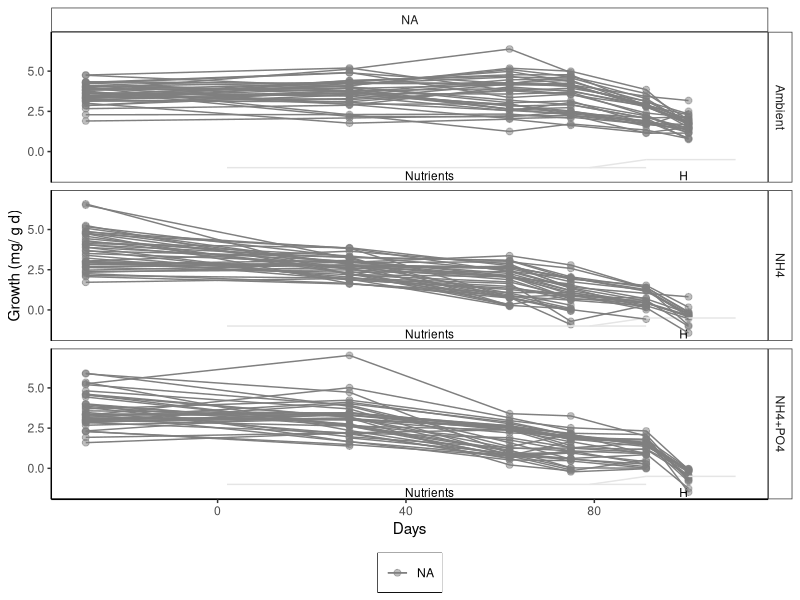
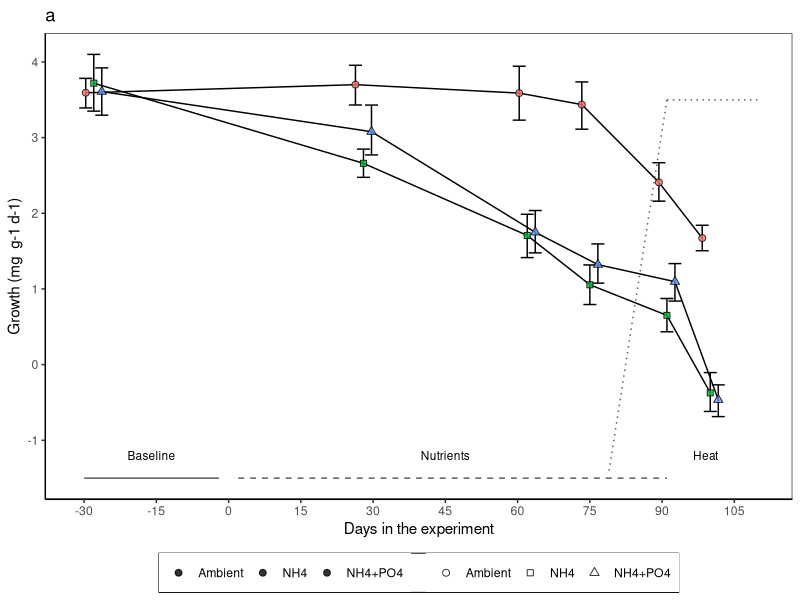
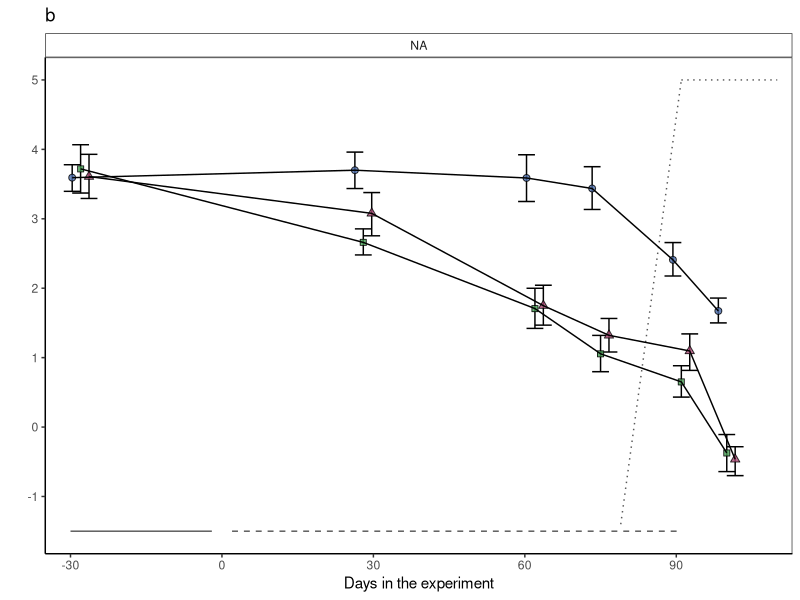
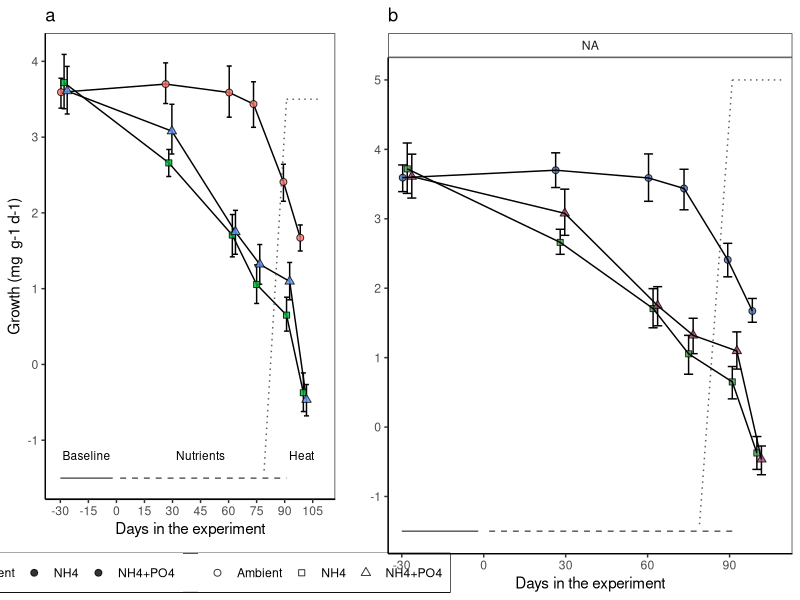

These figures' R source, in order: (Note: this script raises an error after producing the figures.)
## ---- chunk 1
knitr::opts_chunk$set(echo = TRUE, warning=FALSE, message=FALSE)
## ---- chunk 2

# Load all libraries and sources required to run the script
    library(tidyverse)
    library(ggthemes)
    library(lmerTest)
    library(emmeans)
    library(multcomp)
    library(gridExtra)
    library(nlme)
    library(lattice)
    library(rms)

# Default ggplot settings

 ggthe_bw<-theme_bw() + theme(panel.grid.major = element_blank(), 
                    panel.grid.minor = element_blank(),
                    #panel.background = element_blank(), 
                    axis.line = element_line(colour = "black"),
                    plot.background=element_blank(),
                    legend.title = element_blank(), 
                    legend.box.background = element_rect(),
                    panel.background =element_rect(fill = NA, color = "white"),
                    legend.position="bottom",
                    strip.background =element_rect(fill=NA))
## ---- chunk 3
# Import data: 

  ## Growth long
    BW.Tall<-read.csv("Growth_corrected.csv", header = TRUE)
    
  ## Genotype information
    MOTE<-read.csv("Genotype_Info.csv", header = TRUE)
    BW.Tall<-merge(BW.Tall, MOTE, by="Gen", all.x=TRUE)
    
  ## Data type  
    BW.Tall$Initial.Date<-as.Date(BW.Tall$Initial.Date, "%m/%d/%y")
    BW.Tall$Final.Date<-as.Date(BW.Tall$Final.Date, "%m/%d/%y")
    BW.Tall$Days<-(as.numeric(as.Date(BW.Tall$Final.Date))-17485)
    BW.Tall$DayF<-(as.factor(BW.Tall$Days))
    BW.Tall$DayF<-factor(BW.Tall$DayF, levels = c("-28", "28", "62", "75", "91", "100"))
   
    ## corSymm requires consecutive integers 
    BW.Tall$TimePoint[BW.Tall$DayF=="-28"]<-"1"
    #BW.Tall$TimePoint[BW.Tall$DayF=="-7"]<-"4"
    BW.Tall$TimePoint[BW.Tall$DayF=="28"]<-"2"
    BW.Tall$TimePoint[BW.Tall$DayF=="62"]<-"3"
    BW.Tall$TimePoint[BW.Tall$DayF=="75"]<-"4"
    BW.Tall$TimePoint[BW.Tall$DayF=="91"]<-"5"
    BW.Tall$TimePoint[BW.Tall$DayF=="100"]<-"6"
    BW.Tall$TimePoint[BW.Tall$DayF=="113"]<-"7"
    BW.Tall$TimePoint<-as.numeric(BW.Tall$TimePoint)

    BW.Tall$Treatment <- as.character(BW.Tall$Treatment)
    BW.Tall$Treatment[BW.Tall$Treatment == "Control"] <- "Ambient"
    BW.Tall$Treatment[BW.Tall$Treatment == "N"] <- "NH4"
    BW.Tall$Treatment[BW.Tall$Treatment == "NP"] <- "NH4+PO4"
    BW.Tall$Treatment <- as.factor(BW.Tall$Treatment)
    
    BW.Tall$Nutrients <- "Nutrients"
    BW.Tall$Nutrients[BW.Tall$Treatment == "Ambient"] <- "Ambient"
    BW.Tall$Nutrients<-as.factor(BW.Tall$Nutrients)
    
    BW.Tall$Nutrients2 <- BW.Tall$Nutrients
    BW.Tall$Nutrients2[BW.Tall$DayF == "-28"] <- "Ambient"
    BW.Tall$Nutrients2<-as.factor(BW.Tall$Nutrients2)
    
    BW.Tall$Fra <- as.factor(BW.Tall$Fra)
    
    #BW.Tall$Colony <- as.factor(BW.Tall$Gen)
    BW.Tall$MoteGen<-factor(BW.Tall$MoteGen, 
                                   levels=c("G_48", "G_62","G_31", "G_08","G_07", "G_50"))
    BW.Tall$SampleID <- paste("Ac", BW.Tall$Fra, BW.Tall$TimePoint, sep = "_")
  
  # Remove unused columns    
    BW.Tall$Gen<-NULL
    BW.Tall$Time <-NULL
    BW.Tall$Period<-NULL
    BW.Tall$Original.Collection.Date <-NULL
    BW.Tall$Collection.Habitat <-NULL
    BW.Tall$Lat <-NULL
    BW.Tall$Lon <-NULL
    BW.Tall$WBS <-NULL
    
  # Remove recovery data points
    BW.Tall<-subset(BW.Tall, Initial.Date!="2017-10-18")
    BW.Tall<-subset(BW.Tall, Initial.Date!="2018-02-23") # After heat stress
  
## ---- chunk 4
BW_ColonyT<- ggplot(BW.Tall, aes (Days, dAW.gd, colour=MoteGen, group=(Fra))) +   
  stat_summary(fun.data = "mean_cl_boot",geom = "errorbar", width = 0.8)+
  stat_summary(fun.y=mean, geom="point", size =2, alpha=0.5) +
   ylab("Growth (mg/ g d)") +
  
     annotate("segment", x = 2, xend = 91, y = -1, yend = -1,
                   colour = "gray90", linetype=1)+
     annotate("segment", x = 79, xend = 91, y = -1, yend = -0.5,
                   colour = "gray90", linetype=1)+
     annotate("segment", x = 91, xend = 110, y = -0.5, yend = -0.5,
                   colour = "gray90", linetype=1)+
     annotate("text", x = 45, y = -1.5, label = "Nutrients", size=3)+
     annotate("text", x = 99, y = -1.5, label = "H", size=3)+
  stat_summary(fun.y=mean, geom="line") + ggthe_bw + facet_grid (~Treatment)  
BW_ColonyT+ facet_grid(Treatment~MoteGen)
## ---- chunk 5
N.fragments<-BW.Tall %>% 
     group_by(MoteGen) %>% dplyr::count(DayF)
N.fragments

## ---- chunk 6

Fill.colour<-scale_colour_manual(values = c ("#4A6CAA", "#469B53", "#AA4A74"))

# Treatment effect over time

    BW_Treat<- ggplot(BW.Tall, aes (Days, dAW.gd, fill=Treatment, shape=factor(Treatment))) + 
      scale_shape_manual(values=c(21, 22, 24), labels=c("Ambient", "NH4", "NH4+PO4"))+
      ggthe_bw + Fill.colour + ggtitle("a")+
  
      stat_summary(fun.data = "mean_cl_boot", geom = "errorbar",
                   position=position_dodge(width=5))+
      stat_summary(fun.y=mean, geom="line", 
                   position=position_dodge(width=5), linetype=1) +
      stat_summary(fun.y=mean, geom="point", size =2,  alpha=0.8,
                   position=position_dodge(width=5))  + 
  
      scale_x_continuous(name="Days in the experiment", 
                         breaks = seq(-30, 115, by=15)) +
      scale_y_continuous(name="Growth (mg  g-1 d-1)", 
                         breaks = seq(-1, 4, by=1)) +
  
      annotate("segment", x = -30, xend = -2, y = -1.5, yend = -1.5,
                colour = "gray35")+
      annotate("text", x = -16, y = -1.2, label = "Baseline", size=3)+
    
      annotate("segment", x = 2, xend = 91, y = -1.5, yend = -1.5,
                colour = "gray35", linetype="dashed")+
      annotate("text", x = 45, y = -1.2, label = "Nutrients", size=3)+
    
      annotate("segment", x = 79, xend = 91, y = -1.4, yend = 3.5,
                colour = "gray35", linetype="dotted")+
    
      annotate("segment", x = 91, xend = 110, y = 3.5, yend = 3.5,
                colour = "gray35", linetype="dotted")+
      annotate("text", x = 99, y = -1.2, label = "Heat", size=3)
  BW_Treat
  
# ggsave(file="Outputs/Figure3_BW_corrected.svg", plot=BW_Treat, dpi = 300, units="in", width=3.0, height=3.5)
## ---- chunk 7

# Linear model 
  Model_treatment<-lmer(dAW.gd~Treatment * DayF + (1|Genotype) + (1|Fra) + (1|Replicate),
                        data = BW.Tall)
  anova(Model_treatment)
  ranova(Model_treatment)
  #summary(Model_treatment)

# Pairwise comparisons
  # Day specific comparisons
  BW.emmc<-emmeans(Model_treatment, ~Treatment|DayF)
  BW_groups<-cld(BW.emmc)
  BW_groups
  
  # Across days (temperature) comparisons
  BW.emmc<-emmeans(Model_treatment, ~Treatment*DayF)
  BW_groups<-cld(BW.emmc)
  BW_groups<-BW_groups[order(BW_groups$DayF,BW_groups$Treatment),]
  BW_groups
## ---- chunk 8
summary(BW.Tall)

# Sample means
BW.mean <- aggregate(dAW.gd~Treatment+Days, data=BW.Tall, mean, na.rm=TRUE)
          names(BW.mean)[3] <- "mean"
# sample SDs
BW.sd <- aggregate(dAW.gd~Treatment+Days, data=BW.Tall, sd, na.rm=TRUE)
          names(BW.sd)[3] <- "sd"
# Collect the summary statistics in a dataframe
BW.summaries <- merge(BW.mean, BW.sd)
print(BW.summaries, digits=3)
## ---- chunk 9

BW.Tall$TreatmentG<-BW.Tall$Treatment
BW.Tall$TreatmentG[BW.Tall$DayF==-28] <-"Ambient"

Colour.colour<-scale_colour_manual(values = c ("#4A6CAA", "#469B53", "#AA4A74"))
Fill.colour<-scale_fill_manual(values = c ("#4A6CAA", "#469B53", "#AA4A74"))

BW_Col <- ggplot(BW.Tall, aes(Days, dAW.gd, fill=Treatment,
                              shape=factor(Treatment))) +
  
     annotate("segment", x = -30, xend = -2, y = -1.5, yend = -1.5,
                colour = "gray35")+
      # annotate("text", x = -16, y = -1.2, label = "BL", size=3)+
    
      annotate("segment", x = 2, xend = 91, y = -1.5, yend = -1.5,
                colour = "gray35", linetype="dashed")+
      # annotate("text", x = 45, y = -1.2, label = "Nutrients", size=3)+
    
      annotate("segment", x = 79, xend = 91, y = -1.4, yend = 5,
                colour = "gray35", linetype="dotted")+
    
      annotate("segment", x = 91, xend = 110, y = 5, yend = 5,
                colour = "gray35",  linetype="dotted")+
      # annotate("text", x = 99, y = 3.5, label = "H", size=4)+
  
           stat_summary(fun.data = "mean_cl_boot",geom = "errorbar", 
                        position=position_dodge(width=5), width = 10)+
           stat_summary(fun.y=mean, geom="point", size =2,
                        position=position_dodge(width=5), alpha=0.8) +
           stat_summary(fun.y=mean, geom="line", 
                        position=position_dodge(width=5), linetype=1) + 
    scale_shape_manual(values=c(21, 22, 24),
                     labels=c("Ambient", "NH4", "NH4+PO4"))+
    ggthe_bw + Colour.colour + Fill.colour + ggtitle("b") +
    scale_x_continuous(name="Days in the experiment",
                           limits = c(-35,113),
                           breaks = seq(-30, 113, 30),  
                           expand = c(0, 0))+
    scale_y_continuous(name=" ", 
                      breaks = seq(-1, 5, by=1)) +
   #geom_hline(yintercept = 0, linetype=3)+
  
    theme(legend.position="none",
          legend.title = element_blank(), 
          strip.background =element_rect(fill=NA)) +

     facet_wrap(~MoteGen)
BW_Col

#ggsave(file="Outputs/S2a_Growth_genotype.svg", plot=BW_Col, width=6.0, height=3.5)

## ---- chunk 10
Figure.3<-grid.arrange(BW_Treat, BW_Col,
          ncol = 2,  widths = c(1.5,2))
#ggsave(file="Outputs/Figure3.svg", plot=Figure.3, width=6.5, height=4.5)
## ---- chunk 11
# sample means
BW.mean1 <- aggregate(dAW.gd~Treatment+Days+MoteGen, data=BW.Tall, mean, na.rm=TRUE)
          names(BW.mean1)[4] <- "mean"
      
# sample SDs
BW.sd1 <- aggregate(dAW.gd~Treatment+Days+MoteGen, data=BW.Tall, sd, na.rm=TRUE)
          names(BW.sd1)[4] <- "sd"
          
          
# Collect the summary statistics in a dataframe
    BW.summaries1<-merge(BW.mean1, BW.sd1)
    BW.summaries1<-BW.summaries1[order(BW.summaries1$MoteGen,BW.summaries1$Day),]
    BW.summaries1

## ---- chunk 12
  BW.Tall$Treatment2 <- "N and N+P"
  BW.Tall$Treatment2[BW.Tall$Treatment=="Ambient"] <- "Ambient"
  BW.Tall$Treatment2<-as.factor(BW.Tall$Treatment2)
  summary (BW.Tall$Treatment2)
## ---- chunk 13

BW_Col2 <- ggplot(BW.Tall, aes(Days, dAW.gd, colour=MoteGen)) + 
  ggthe_bw +
  stat_summary(fun.data = "mean_cl_boot",geom = "errorbar", width = 10,
                     position = position_dodge(2), alpha=0.8 )+
  stat_summary(fun.y=mean, geom="line", position = position_dodge(2),
               linetype=1, alpha=0.5) + 
  stat_summary(fun.y=mean, geom="point", size =2, shape=21,
                   position=position_dodge(width=2))  +
  theme(legend.position=c(0.2,0.3), 
        legend.title = element_blank(),
        strip.background = element_rect(fill="white"))+
  
  scale_x_continuous(name="Days in the experiment",
                           limits = c(-35,113),
                           breaks = seq(-30, 113, 15),  
                           expand = c(0, 0))+
  scale_y_continuous(name=("Growth (mg/ g d) "),
                           limits = c(-3,5),
                           breaks = seq(-2, 6, 1),  
                           expand = c(0, 0))+
  
  annotate("segment", x = -30, xend = -2, y = -2.5, yend = -2.5,
                colour = "gray35")+
  annotate("segment", x = 2, xend = 91, y = -2.5, yend = -2.5,
                colour = "gray35", linetype=2)+
  annotate("segment", x = 79, xend = 91, y = -2.5, yend = 4,
                colour = "gray35", linetype=3)+
  annotate("segment", x = 91, xend = 110, y = 4, yend = 4,
                colour = "gray35", linetype=3)+
  facet_grid(~Treatment2)
BW_Col2

#ggsave(file="Outputs/Growth_genotype.svg", plot=BW_Col2, dpi = 300, units="in", width=5.0, height=3.5)

## ---- chunk 14
Colour.colour<-scale_colour_manual(values = c ("#4A6CAA", "#b45274"))
Fill.colour<-scale_fill_manual(values = c ("#4A6CAA",  "#b45274"))

BW_Col <- ggplot(BW.Tall, aes(Days, dAW.gd, fill=Treatment2,
                              shape=factor(Treatment2))) +
  
     annotate("segment", x = -30, xend = -2, y = -1.5, yend = -1.5,
            colour = "gray90", linetype=1)+
     annotate("segment", x = 2, xend = 91, y = -1.5, yend = -1.5,
                colour = "gray35", linetype=2)+
     annotate("segment", x = 79, xend = 91, y = -1.4, yend = 4.5,
                colour = "gray35", linetype=3)+
     annotate("segment", x = 91, xend = 110, y = 4.5, yend = 4.5,
                colour = "gray35", linetype=3)+
     
           stat_summary(fun.data = "mean_cl_boot",geom = "errorbar", 
                        position=position_dodge(width=5), width = 10)+
           stat_summary(fun.y=mean, geom="point", size =2,
                        position=position_dodge(width=5), alpha=0.8) +
           stat_summary(fun.y=mean, geom="line", 
                        position=position_dodge(width=5), linetype=1) + 
    scale_shape_manual(values=c(21, 14),
                     labels=c("A", "N+P"))+
           ggthe_bw + Colour.colour + Fill.colour +
  
    scale_x_continuous(name="Days in the experiment",
                           limits = c(-35,113),
                           breaks = seq(0, 113, 30),  
                           expand = c(0, 0))+
    scale_y_continuous(name="Growth rate (mg g-1 d-1) ", 
                         breaks = seq(-1, 5, by=1)) +
    #geom_hline(yintercept = 0, linetype=3)+
  
    theme(text=element_text(size=14),
          legend.position="none",
          legend.title = element_blank(), 
          strip.background =element_rect(fill=NA)) +
     facet_wrap(~MoteGen)
BW_Col
## ---- chunk 15
# Linear model 
  Model_genotype<-lmer(dAW.gd~MoteGen * Treatment2 *DayF + 
                         (1|Fra) + (1|Replicate),
                        data = BW.Tall)
  anova(Model_genotype)
  ranova(Model_genotype)
  #summary(Model_genotype)

# Pairwise comparisons
  # Day specific comparisons
  BW.emmc<-emmeans(Model_genotype, ~Treatment2|DayF)
  BW_groups<-cld(BW.emmc)
  BW_groups
  
  # Across days (temperature) comparisons
  BW.emmc<-emmeans(Model_genotype, ~Treatment2*DayF)
  BW_groups<-cld(BW.emmc)
  BW_groups<-BW_groups[order(BW_groups$DayF,BW_groups$Treatment),]
  BW_groups
  
  # genets comparisons
  BW.emmc<-emmeans(Model_genotype, ~Treatment2*DayF*MoteGen)
  BW_groups<-cld(BW.emmc)
  BW_groups<-BW_groups[order(BW_groups$DayF,
                             BW_groups$Treatment2, 
                             BW_groups$MoteGen),]
  BW_groups
  #write.csv(BW_groups, "Outputs/genotype_growth.csv", row.names = F)

## ---- chunk 16
# sample means
BW.mean2 <- aggregate(dAW.gd~Treatment2+Days+MoteGen, data=BW.Tall, mean, na.rm=TRUE)
          names(BW.mean2)[4] <- "mean"
      
# sample SDs
BW.sd2 <- aggregate(dAW.gd~Treatment2+Days+MoteGen, data=BW.Tall, sd, na.rm=TRUE)
          names(BW.sd2)[4] <- "sd"
          
          
# Collect the summary statistics in a dataframe
    BW.summaries2<-merge(BW.mean2, BW.sd2)
    BW.summaries2<-BW.summaries2[order(BW.summaries2$MoteGen,BW.summaries2$Day),]
    BW.summaries2
## ---- chunk 17
library(rstatix)
# Calculate relative changes (1 - Ambient)
      
BW.Tall$Nutrients2<-BW.Tall$Nutrients
BW.Tall$Nutrients2[BW.Tall$DayF=="-28"]<-"Ambient"
          
    BW.Summary <-BW.Tall %>%
          group_by(MoteGen, Nutrients2, DayF) %>%
          get_summary_stats(dAW.gd, type = "mean_sd")
    BW.Summary
    
    BW.Summary<-subset(BW.Summary, Nutrients2=="Ambient" )
    BW.Summary<-BW.Summary[, -3]
    BW.Summary<-BW.Summary[, -3]
    BW.Summary<-BW.Summary[, -3]
    names(BW.Summary)[3] <- "A_Mean"
    
    BW.Tall<-merge(BW.Tall, BW.Summary,  by=c("MoteGen", "DayF"), all.x = T)
    BW.Tall$Difference<-BW.Tall$dAW.gd-BW.Tall$A_Mean
## ---- chunk 18

Colour.colour<-scale_colour_manual(values = c ("#4A6CAA", "#b45274"))
Fill.colour<-scale_fill_manual(values = c ("#4A6CAA",  "#b45274"))

BW_Diff_Col <- ggplot(BW.Tall, aes(Days, Difference, fill=Nutrients2,
                              shape=factor(Nutrients2))) +
      annotate("segment", x = -30, xend = 0, y = -3.5, yend = -3.5,
                  colour = "gray35", linetype = 1)+  
      annotate("segment", x = 2, xend = 91, y = -3.5, yend = -3.5,
                colour = "gray35", linetype = "dashed")+
      annotate("segment", x = 79, xend = 91, y = -3.5, yend = 1,
                colour = "gray35", linetype = "dotted")+
      annotate("segment", x = 91, xend = 110, y =1, yend =1,
                colour = "gray35",  linetype = "dotted")+
    
      stat_summary(fun.data = "mean_cl_boot",geom = "errorbar", 
                        position=position_dodge(width=5), width = 10)+
      stat_summary(fun.y=mean, geom="point", size =2,
                        position=position_dodge(width=5), alpha=0.8) +
      stat_summary(fun.y=mean, geom="line", 
                        position=position_dodge(width=5), linetype=1) + 
      
      scale_shape_manual(values=c(21, 14),
                     labels=c("A", "N and N+P"))+ 
      ggthe_bw + Colour.colour + Fill.colour +
      scale_x_continuous(name="Days in the experiment",
                           limits = c(-35,113),
                           breaks = seq(0, 113, 30),  
                           expand = c(0, 0))+
      scale_y_continuous(name="Difference in growth (mg g-1 d-1) respecto to ambient", 
                         breaks = seq(-4, 1.5, by=1)) +
  
    theme(legend.title = element_blank(), 
          strip.background =element_rect(fill=NA)) +

     facet_wrap(~MoteGen)
BW_Diff_Col
        
#ggsave(file="Outputs/S_3_BW_Diff_Col.svg", plot=BW_Diff_Col, width=5.0, height=5)
          
## ---- chunk 19
# Calculate percentages changes (1 - Control)
  BW.Tall$percentage<-(BW.Tall$Difference/BW.Tall$A_Mean)*100

## ---- chunk 20

Colour.colour<-scale_colour_manual(values = c ("#4A6CAA", "#b45274"))
Fill.colour<-scale_fill_manual(values = c ("#4A6CAA",  "#b45274"))

BW_perent_Col <- ggplot(BW.Tall, aes(Days, percentage, fill=Nutrients2,
                              shape=factor(Nutrients2))) +
      annotate("segment", x = -30, xend = 0, y = -140, yend = -140,
                  colour = "gray35", linetype = 1)+  
      annotate("segment", x = 2, xend = 91, y = -140, yend = -140,
                colour = "gray35", linetype = "dashed")+
      annotate("segment", x = 79, xend = 91, y = -139, yend = 28,
                colour = "gray35", linetype = "dotted")+
      annotate("segment", x = 91, xend = 110, y = 28, yend =28,
                colour = "gray35",  linetype = "dotted")+
    
           stat_summary(fun.data = "mean_cl_boot",geom = "errorbar", 
                        position=position_dodge(width=5), width = 10)+
           stat_summary(fun.y=mean, geom="point", size =2,
                        position=position_dodge(width=5), alpha=0.8) +
           stat_summary(fun.y=mean, geom="line", 
                        position=position_dodge(width=5), linetype=1) + 
    scale_shape_manual(values=c(21, 14),
                     labels=c("A", "N and N+P"))+
           ggthe_bw + Colour.colour + Fill.colour +
    scale_x_continuous(name="Days in the experiment",
                           limits = c(-35,113),
                           breaks = seq(0, 113, 30),  
                           expand = c(0, 0))+
    scale_y_continuous(name="Percentage of growth change respecto to ambient", 
                         breaks = seq(-140, 100, by=20)) +
  
      theme(legend.title = element_blank(), 
          strip.background =element_rect(fill=NA)) +

     facet_wrap(~MoteGen)
BW_perent_Col

#ggsave(file="Outputs/S_3_BW_Percentaje_Col.svg", plot=BW_perent_Col, width=5.0, height=5)

## ---- chunk 21
# Calculate relative changes (mean per treatment - genotype per treatment)
    
    BW.Summary2 <-BW.Tall %>%
          group_by(Nutrients2, DayF) %>%
          get_summary_stats(dAW.gd, type = "mean_sd")
    BW.Summary2
    
    BW.Summary2<-BW.Summary2[, -3]
    BW.Summary2<-BW.Summary2[, -3]
    BW.Summary2<-BW.Summary2[, -4]
    
    BW.Tall<-merge(BW.Tall, BW.Summary2,  by=c("Nutrients2", "DayF"), all.x = T)
    BW.Tall$Difference2<-BW.Tall$dAW.gd-BW.Tall$mean
## ---- chunk 22

Colour.colour<-scale_colour_manual(values = c ("#4A6CAA", "#b45274"))
Fill.colour<-scale_fill_manual(values = c ("#4A6CAA",  "#b45274"))

BW_Diff_Col2 <- ggplot(BW.Tall, aes(Days, Difference2, fill=Nutrients2,
                              shape=factor(Nutrients2))) +
      annotate("segment", x = -30, xend = 0, y = -2.5, yend = -2.5,
                  colour = "gray35", linetype = 1)+  
      annotate("segment", x = 2, xend = 91, y = -2.5, yend = -2.5,
                colour = "gray35", linetype = "dashed")+
      annotate("segment", x = 79, xend = 91, y = -2.5, yend = 1.5,
                colour = "gray35", linetype = "dotted")+
      annotate("segment", x = 91, xend = 110, y =1.5, yend =1.5,
                colour = "gray35",  linetype = "dotted")+
   annotate("segment", x = -30, xend = 110, y = 0, yend = 0,
                  colour = "gray90", linetype = 1)+  
    
      stat_summary(fun.data = "mean_cl_boot",geom = "errorbar", 
                        position=position_dodge(width=5), width = 10)+
      stat_summary(fun.y=mean, geom="point", size =2,
                        position=position_dodge(width=5), alpha=0.8) +
      stat_summary(fun.y=mean, geom="line", 
                        position=position_dodge(width=5), linetype=1) + 
      
      scale_shape_manual(values=c(21, 14),
                     labels=c("A", "N and N+P"))+ 
      ggthe_bw + Colour.colour + Fill.colour +
      scale_x_continuous(name="Days in the experiment",
                           limits = c(-35,113),
                           breaks = seq(0, 113, 30),  
                           expand = c(0, 0))+
      scale_y_continuous(name="Difference in growth (mg g-1 d-1) respecto to mean treatment", 
                         breaks = seq(-4, 1.5, by=1)) +
  
    theme(text=element_text(size=12),
          legend.position="bottom",
          legend.title = element_blank(), 
          strip.background =element_rect(fill=NA)) +

     facet_wrap(~MoteGen)
BW_Diff_Col2
        
#ggsave(file="Outputs/S_3_BW_Diff_Col.svg", plot=BW_Diff_Col, width=5.0, height=5)
          
## ---- chunk 23
# Calculate percentages changes (1 - Control)
  BW.Tall$percentage2<-(BW.Tall$Difference2/BW.Tall$mean)*100

## ---- chunk 24
Colour.colour<-scale_colour_manual(values = c ("#4A6CAA", "#b45274"))
Fill.colour<-scale_fill_manual(values = c ("#4A6CAA",  "#b45274"))

BW_perent_Col3 <- ggplot(BW.Tall, aes(Days, percentage2, fill=Nutrients2,
                              shape=factor(Nutrients2))) +
      annotate("segment", x = -30, xend = 0, y = -140, yend = -140,
                  colour = "gray35", linetype = 1)+  
      annotate("segment", x = 2, xend = 91, y = -140, yend = -140,
                colour = "gray35", linetype = "dashed")+
      annotate("segment", x = 79, xend = 91, y = -139, yend = 28,
                colour = "gray35", linetype = "dotted")+
      annotate("segment", x = 91, xend = 110, y = 28, yend =28,
                colour = "gray35",  linetype = "dotted")+
    
           stat_summary(fun.data = "mean_cl_boot",geom = "errorbar", 
                        position=position_dodge(width=5), width = 10)+
           stat_summary(fun.y=mean, geom="point", size =2,
                        position=position_dodge(width=5), alpha=0.8) +
           stat_summary(fun.y=mean, geom="line", 
                        position=position_dodge(width=5), linetype=1) + 
    scale_shape_manual(values=c(21, 14),
                     labels=c("A", "N and N+P"))+
           ggthe_bw + Colour.colour + Fill.colour +
    scale_x_continuous(name="Days in the experiment",
                           limits = c(-35,113),
                           breaks = seq(0, 113, 30),  
                           expand = c(0, 0))+
    scale_y_continuous(name="Percentage of growth change respecto to ambient", 
                         breaks = seq(-140, 100, by=20)) +
  
      theme(text=element_text(size=12),
          legend.position="bottom",
          legend.title = element_blank(), 
          strip.background =element_rect(fill=NA)) +

     facet_wrap(~MoteGen)
BW_perent_Col3

#ggsave(file="Outputs/S_3_BW_Percentaje_Col.svg", plot=BW_perent_Col, width=5.0, height=5)

## ---- chunk 25
summary(BW.Tall$DayF)
BW.Acer_28<-subset(BW.Tall, DayF=="-28")
BW.Acer75<-subset(BW.Tall, DayF=="75")
BW.Acer92<-subset(BW.Tall, DayF=="91")
BW.Acer110<-subset(BW.Tall, DayF=="100")

BW.AcerTimePoints<-rbind(BW.Acer_28, BW.Acer75, BW.Acer92, BW.Acer110)

BW_Timepoints<- ggplot(BW.AcerTimePoints, aes (DayF, dAW.gd, fill=MoteGen, shape=Nutrients2)) +
  #ggtitle("(a) Baseline")+
  scale_shape_manual(values=c(21, 14),
                     labels=c("A", "N and N+P"))+
  stat_summary(fun.data = "mean_cl_boot",geom = "errorbar", width = 0.2) +
  stat_summary(fun.y=mean, geom="point", size =3, alpha=0.9) + ggthe_bw +
    scale_y_continuous(name=("Growth (mg/ g d) "),
                     limits = c(-1,6),
                     breaks = seq(-1, 6, by=1))+
  theme(legend.position="right",
        legend.title = element_blank(), 
        strip.background =element_rect(fill=NA))+ 
  facet_grid(~MoteGen)
BW_Timepoints

BW_Timepoints<- ggplot(BW.AcerTimePoints, aes (MoteGen, dAW.gd, fill=MoteGen, shape=Nutrients2)) +
  #ggtitle("(a) Baseline")+
  scale_shape_manual(values=c(21, 14),
                     labels=c("A", "N and N+P"))+
  stat_summary(fun.y=mean, geom="point", size =3, alpha=0.9) + ggthe_bw +
  stat_summary(fun.data = "mean_cl_boot",geom = "errorbar", width = 0.2) +
  scale_y_continuous(name=("Growth (mg/ g d) "),
                     limits = c(-1,6),
                     breaks = seq(-1, 6, by=1))+
  theme(legend.position="right",
        legend.title = element_blank(), 
        strip.background =element_rect(fill=NA))+ 
  facet_grid(~DayF)
BW_Timepoints

#ggsave(file="Outputs/S4_YII_Treat_Colo.svg", plot=BW_Timepoints, width=5.5, height=3)
## ---- chunk 26
A_data<-subset(BW.Tall, Treatment=="Ambient")

fit1 <- gls(dAW.gd ~ DayF *MoteGen, data=A_data,
  correlation=corSymm(form=~TimePoint|Fra),
  weights=varIdent(form=~1|TimePoint),
  na.action=na.exclude,
  control=glsControl(opt="optim"))
## ---- chunk 27
summary(fit1)
intervals(fit1)
anova(fit1, type="marginal")
getVarCov(fit1)
residuals(fit1, type="pearson")

par(mfrow=c(1,2))
plot(fitted(fit1), residuals(fit1, type="pearson"))
abline(h=0)
qqnorm(residuals(fit1, type="pearson"))
abline(0,1)
## ---- chunk 28
clda_Gls_1 <- Gls(dAW.gd ~ DayF * MoteGen, 
                  correlation=corSymm (form = ~TimePoint|Fra),
        weights=varIdent(form=~1|TimePoint),
        na.action=na.exclude,
        control=glsControl(opt="optim"),
        data=A_data)

data1<-expand.grid(DayF=unique(BW.Tall$DayF),
                   MoteGen=unique(BW.Tall$MoteGen))

predictions_1 <- cbind(data1, 
predict (clda_Gls_1, data1, conf.int=0.95))

predictions_1$Days<-as.numeric(as.character(predictions_1$DayF))

## ---- chunk 29
pd <- position_dodge(2)
limits <- aes(ymax = upper , ymin=lower, shape=MoteGen)

pCI1 <- ggplot(predictions_1, aes(y=linear.predictors, x=Days, 
                                fill=MoteGen)) + 
        geom_errorbar(limits, width= 2 , position=pd) + 
        geom_line(aes(group=MoteGen, y=linear.predictors), position=pd, size=0.1) + 
        geom_point(aes(fill=MoteGen), shape=21, position=pd, size=4, alpha=0.8) +
        
        ggthe_bw+
        
        geom_hline(yintercept = 0, linetype=3)+
      
        scale_x_continuous(name="Days in the experiment", 
                         breaks = seq(0, 115, by=15)) +
        scale_y_continuous(name="Estimated growth (mg / g d) ", 
                         breaks = seq(-1, 4, by=1)) +
    
        theme(text=element_text(size=14),
          legend.position="right",
          legend.title = element_blank(), 
          strip.background =element_rect(fill=NA)) +
    
      annotate("segment", x = -30, xend = -2, y = -1.5, yend = -1.5,
                colour = "gray90")+
      annotate("text", x = -16, y = -1.2, label = "Baseline", size=3)+
    
      annotate("segment", x = 2, xend = 91, y = -1.5, yend = -1.5,
                colour = "gray90")+
      annotate("text", x = 45, y = -1.2, label = "Nutrients", size=3)+
    
      annotate("segment", x = 79, xend = 91, y = -1.4, yend = -1,
                colour = "gray90")+
    
      annotate("segment", x = 91, xend = 110, y = -1, yend = -1,
                colour = "gray90")+
      annotate("text", x = 99, y = -1.2, label = "Heat", size=3)
 
 
pCI1
## ---- chunk 30
# Calculate relative changes (1 - Ambient)
    D75<-subset(predictions_1, DayF=="75" )
    D75 <- subset(D75, select = c(MoteGen, linear.predictors))
    colnames(D75)<-c("MoteGen", "Day75")
    H_effects<-merge(predictions_1, D75, by=c("MoteGen"), all.x = T)
    summary(H_effects)

H_effects$effects<-(H_effects$linear.predictors-H_effects$Day75)
    H_effects$effects_l<-H_effects$lower-H_effects$Day75          
    H_effects$effects_u<-H_effects$upper-H_effects$Day75          
    
## ---- chunk 31
pd <- position_dodge(3)
limits <- aes(ymax = effects_u , ymin=effects_l, shape=MoteGen)

Gen_heat <- ggplot(H_effects, aes(y=effects, x=Days, 
                                fill=MoteGen)) + 
        geom_errorbar(limits, width= 10 , position=pd) + 
        geom_line(aes(group=MoteGen, y=effects), position=pd, size=0.1) + 
        geom_point(aes(fill=MoteGen), shape=21, position=pd, size=4, alpha=0.8) +
        
        ggthe_bw+
        
        geom_hline(yintercept = 0, linetype=3)+
      
        scale_x_continuous(name="Days in the experiment", 
                         breaks = seq(0, 115, by=15)) +
        #scale_y_continuous(name="Estimated growth (mg / g d) ", 
         #                breaks = seq(-1, 4, by=1)) +
    
        theme(text=element_text(size=14),
          legend.position="right",
          legend.title = element_blank(), 
          strip.background =element_rect(fill=NA)) +
    
      annotate("segment", x = -30, xend = -2, y = -1.5, yend = -1.5,
                colour = "gray90")+
      annotate("text", x = -16, y = -1.2, label = "Baseline", size=3)+
    
      annotate("segment", x = 2, xend = 91, y = -1.5, yend = -1.5,
                colour = "gray90")+
      annotate("text", x = 45, y = -1.2, label = "Nutrients", size=3)+
    
      annotate("segment", x = 79, xend = 91, y = -1.4, yend = -1,
                colour = "gray90")+
    
      annotate("segment", x = 91, xend = 110, y = -1, yend = -1,
                colour = "gray90")+
      annotate("text", x = 99, y = -1.2, label = "Heat", size=3)

Gen_heat
## ---- chunk 32
fit2 <- gls(dAW.gd~Treatment * DayF, data=subset(BW.Tall),
    correlation=corSymm(form=~TimePoint|Fra),
    weights=varIdent(form=~1|TimePoint),
    na.action=na.exclude,
    control=glsControl(opt="optim"))

## ---- chunk 33
summary(fit2)
  intervals(fit2)
  anova(fit2, type="marginal")
  getVarCov(fit2)
  #residuals(fit2, type="pearson")
  
  par(mfrow=c(1,2))
  plot(fitted(fit2), residuals(fit2, type="pearson"))
  abline(h=0)
  qqnorm(residuals(fit2, type="pearson"))
  abline(0,1)
## ---- chunk 34
clda_Gls_2 <- Gls(dAW.gd~Treatment * DayF, data=BW.Tall,
  correlation=corSymm(form=~TimePoint|Fra),
  weights=varIdent(form=~1|TimePoint),
  na.action=na.exclude,
  control=glsControl(opt="optim"))

data2<-expand.grid(DayF=unique(BW.Tall$DayF),
                   Treatment=unique(BW.Tall$Treatment))

predictions_2 <- cbind(data2, 
predict (clda_Gls_2, data2, conf.int=0.95))

predictions_2$Days<-as.numeric(as.character(predictions_2$DayF))
## ---- chunk 35
pd <- position_dodge(2)
limits <- aes(ymax = upper , ymin=lower, shape=Treatment)

Model_Tratement <- ggplot(predictions_2, aes(y=linear.predictors, x=Days, 
                                fill=Treatment)) + 
        geom_errorbar(limits, width= 2 , position=pd) + 
        geom_line(aes(group=Treatment, y=linear.predictors), position=pd, size=0.1) + 
        geom_point(aes(fill=Treatment), shape=21, position=pd, size=4, alpha=0.8) +
        
        ggthe_bw+
        geom_hline(yintercept = 0, linetype=3)+
      
        scale_x_continuous(name="Days in the experiment", 
                         breaks = seq(0, 115, by=15)) +
        scale_y_continuous(name="Estimated growth (mg / g d) ", 
                         breaks = seq(-1, 4, by=1)) +
    
        theme(text=element_text(size=14),
          legend.position="right",
          legend.title = element_blank(), 
          strip.background =element_rect(fill=NA)) +
    
      annotate("segment", x = -30, xend = -2, y = -1.5, yend = -1.5,
                colour = "gray90")+
      annotate("text", x = -16, y = -1.2, label = "Baseline", size=3)+
    
      annotate("segment", x = 2, xend = 91, y = -1.5, yend = -1.5,
                colour = "gray90")+
      annotate("text", x = 45, y = -1.2, label = "Nutrients", size=3)+
    
      annotate("segment", x = 79, xend = 91, y = -1.4, yend = -1,
                colour = "gray90")+
    
      annotate("segment", x = 91, xend = 110, y = -1, yend = -1,
                colour = "gray90")+
      annotate("text", x = 99, y = -1.2, label = "Heat", size=3)
 
Model_Tratement
## ---- chunk 36
BW.nutrients<-subset(BW.Tall, Days<91)
fit3 <- gls(dAW.gd ~ Treatment * DayF * Genotype, data=BW.nutrients,
     correlation=corSymm(form=~TimePoint|Fra),
      weights=varIdent(form=~1|TimePoint),
      na.action=na.exclude,
      control=glsControl(opt="optim"))

## ---- chunk 37
summary(fit3)

intervals(fit3)
anova(fit3, type="marginal")
getVarCov(fit3)
#residuals(fit3, type="pearson")

par(mfrow=c(1,2))
plot(fitted(fit3), residuals(fit3, type="pearson"))
abline(h=0)
qqnorm(residuals(fit3, type="pearson"))
abline(0,1)
## ---- chunk 38
clda_Gls_3 <- Gls(dAW.gd~ DayF* Treatment * MoteGen, data=BW.nutrients,
  correlation=corSymm(form=~TimePoint|Fra),
  weights=varIdent(form=~1|TimePoint),
  na.action=na.exclude,
  control=glsControl(opt="optim"))


data3<-expand.grid(DayF=unique(BW.nutrients$DayF),
                   Treatment=unique(BW.nutrients$Treatment),
                   MoteGen=unique(BW.nutrients$MoteGen))

predictions_3 <- cbind(data3,
                       predict (clda_Gls_3, data3, conf.int=0.95))

predictions_3$Days<-as.numeric(as.character(predictions_3$Day))
## ---- chunk 39
pd <- position_dodge(2)
limits <- aes(ymax = upper , ymin=lower, shape=Treatment)

Model_Tratement <- ggplot(predictions_3, aes(y=linear.predictors, x=Days, 
                                fill=Treatment)) + 
        geom_errorbar(limits, width= 2 , position=pd) + 
        geom_line(aes(group=Treatment, y=linear.predictors), position=pd, size=0.1) + 
        geom_point(aes(fill=Treatment), shape=21, position=pd, size=4, alpha=0.8) +
        
        ggthe_bw+
        
        geom_hline(yintercept = 0, linetype=3)+
      
        scale_x_continuous(name="Days in the experiment", 
                         breaks = seq(0, 115, by=15)) +
        scale_y_continuous(name="Estimated growth (mg / g d) ", 
                         breaks = seq(-1, 4, by=1)) +
    
        theme(text=element_text(size=14),
          legend.position="right",
          legend.title = element_blank(), 
          strip.background =element_rect(fill=NA)) +
    
      annotate("segment", x = -30, xend = -2, y = -1.5, yend = -1.5,
                colour = "gray90")+
      annotate("text", x = -16, y = -1.2, label = "Baseline", size=3)+
    
      annotate("segment", x = 2, xend = 91, y = -1.5, yend = -1.5,
                colour = "gray90")+
      annotate("text", x = 45, y = -1.2, label = "Nutrients", size=3)+
    
      annotate("segment", x = 79, xend = 91, y = -1.4, yend = -1,
                colour = "gray90")+
    
      annotate("segment", x = 91, xend = 110, y = -1, yend = -1,
                colour = "gray90")+
      annotate("text", x = 99, y = -1.2, label = "Heat", size=3)
 
Model_Tratement + facet_wrap(~MoteGen)
